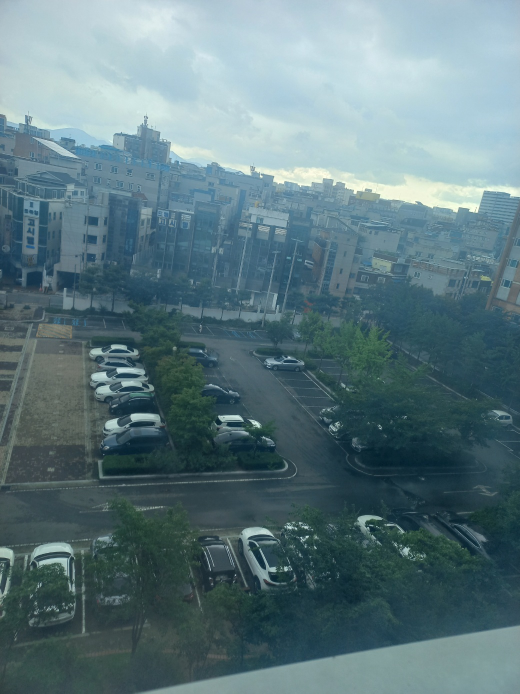
#> input picture image1.jpg, 1040 x 1387 px, given in place of media.smp, which was not available (shown at 1/2 size)
$ python vison.py
#> lines starting #> are read from the running program, lines starting #| are printed output that depends on the picture; after the words box and inside, x2 and y2 are one past the last pixel; in counts of white or black regions, pixels touching at a corner belong together; pictures that were not available may be replaced by others from this repository, and a replacement may not be noted
import cv2
import sys
import numpy as np

url1 = 'rtsp://admin:saloris123!@192.168.0.121/profile2/media.smp'
url2 = 'rtsp://admin:saloris123!@192.168.0.114/profile2/media.smp'
url3 = 'rtsp://admin:saloris123!@192.168.0.106/profile2/media.smp'

cap1 = cv2.VideoCapture(url1)
cap2 = cv2.VideoCapture(url2)
cap3 = cv2.VideoCapture(url3)

orb = cv2.ORB_create()
bf = cv2.BFMatcher(cv2.NORM_HAMMING, crossCheck=True)

while True:
    # Read frame from each camera
    ret1, frame1 = cap1.read()
#> frame1 is the input picture: shape (1387, 1040, 3); mean B, G, R 127.3, 120.8, 94.2
    ret2, frame2 = cap2.read()
    ret3, frame3 = cap3.read()
    timestamp1 = cap1.get(cv2.CAP_PROP_POS_MSEC)
    timestamp2 = cap2.get(cv2.CAP_PROP_POS_MSEC)
    timestamp3 = cap3.get(cv2.CAP_PROP_POS_MSEC)
    frame1 = cv2.resize(frame1, None, fx=0.3, fy=0.3)
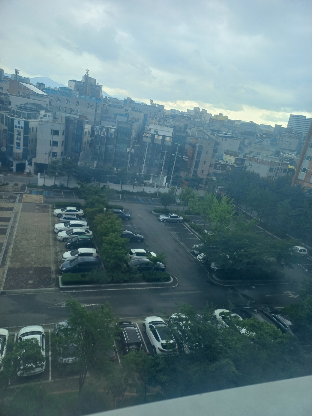
#> frame1: shape (416, 312, 3); mean B, G, R 127.2, 120.8, 94.1
    frame2 = cv2.resize(frame2, None, fx=0.3, fy=0.3)
    frame3 = cv2.resize(frame3, None, fx=0.3, fy=0.3)
    img_size = (frame1.shape[1], frame1.shape[0])
#> img_size = (312, 416)
    if not ret1 or not ret2 or not ret3:  # Check if frames were successfully read
        break
    kp1, des1 = orb.detectAndCompute(frame1, None)
#> kp1 = 461 keypoints; strongest (x, y, size): (133, 250, 31), (151, 324, 31), (71, 223, 31), (80, 248, 31)
    kp2, des2 = orb.detectAndCompute(frame2, None)
#> kp2 has the same summary as kp1

    matches = bf.match(des1,des2)
#> matches = 461 matches

    if len(matches)>10:
        src_pts = np.float32([ kp1[m.queryIdx].pt for m in matches ]).reshape(-1,1,2)
#> src_pts = 461 rows, first 8: [71, 233], [40, 331], [90, 232], [74, 231], [59, 233], [42, 331], [223, 315], [244, 331]
        dst_pts = np.float32([ kp2[m.trainIdx].pt for m in matches ]).reshape(-1,1,2)
#> dst_pts has the same summary as src_pts

        M, mask = cv2.findHomography(src_pts, dst_pts, cv2.RANSAC,5.0)
#> M = [[1, -3.48e-16, 1.24e-13], [-3.99e-16, 1, -4.25e-14], [-1.24e-18, -2.33e-18, 1]]; mask = 461 values from 1 to 1

        h,w = frame1.shape[:2]
#> h = 416; w = 312
        pts = np.float32([ [0,0],[0,h-1],[w-1,h-1],[w-1,0] ]).reshape(-1,1,2)
#> pts = [[0, 0], [0, 415], [311, 415], [311, 0]]
        dst = cv2.perspectiveTransform(pts,M)
#> dst = [[1.24e-13, -4.25e-14], [-2.05e-14, 415], [311, 415], [311, -1.67e-13]]

        frame2 = cv2.polylines(frame2,[np.int32(dst)],True,255,3, cv2.LINE_AA)
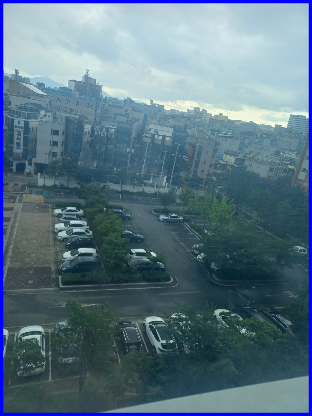
#> frame2: shape (416, 312, 3); 4.44% of pixels changed, all inside (x1, y1, x2, y2) = (0, 0, 312, 416)

        # Transform frame2 using homography matrix M
        frame2_transformed = cv2.warpPerspective(frame2, M, (frame1.shape[1] + frame2.shape[1], frame1.shape[0]))
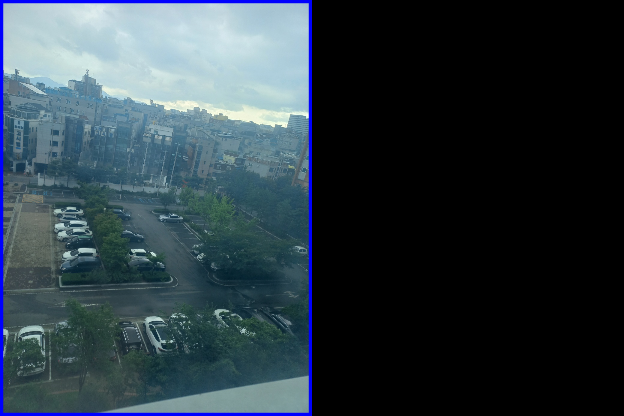
#> frame2_transformed: shape (416, 624, 3); mean B, G, R 65.6, 57.9, 45

        # Now paste them together
        frame2_transformed[0:frame1.shape[0], 0:frame1.shape[1]] = frame1
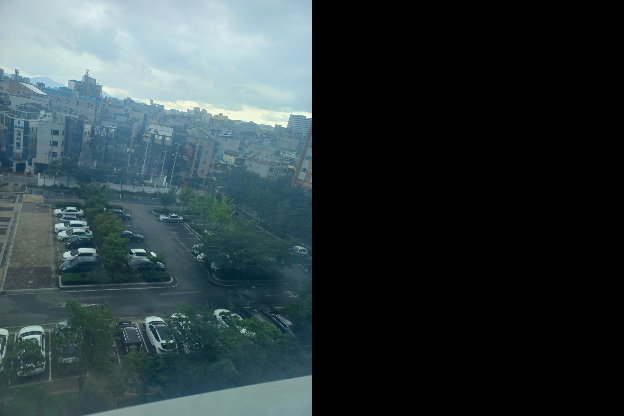
#> frame2_transformed: shape (416, 624, 3); 2.22% of pixels changed, all inside (x1, y1, x2, y2) = (0, 0, 312, 416)
        cv2.imshow('Stitched', frame2_transformed)

        # Draw matches
        matched = cv2.drawMatches(frame1, kp1, frame2_transformed, kp2, matches[:50], None, flags=cv2.DrawMatchesFlags_NOT_DRAW_SINGLE_POINTS)
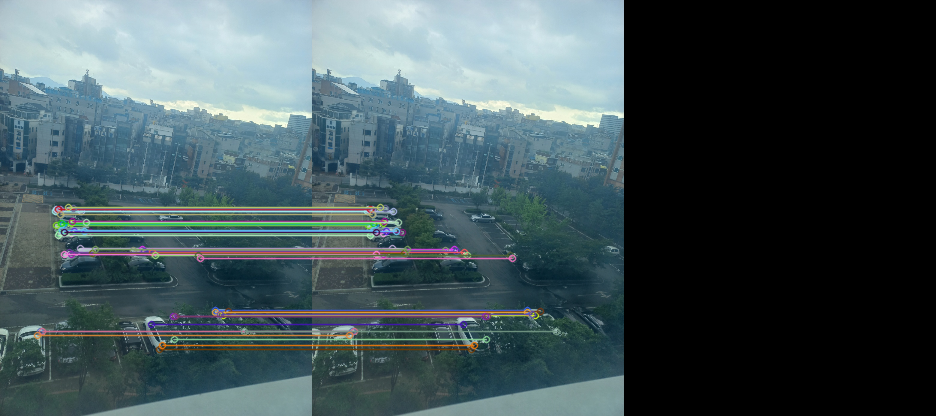
#> matched: shape (416, 936, 3); mean B, G, R 86.3, 82.3, 66.1
        cv2.imshow('Matches', matched)

    else:
        print( "Not enough matches are found - %d/%d" % (len(matches),10))

    cv2.imshow("Camera 1", frame1)
    cv2.imshow("Camera 2", frame2)

    # [23 lines of commented-out code are left out]

    if cv2.waitKey(1) & 0xFF == ord('q'):
#> (key q is pressed here)
        break

cap1.release()
cap2.release()
cap3.release()
cv2.destroyAllWindows()

$ run again, on image2.jpg
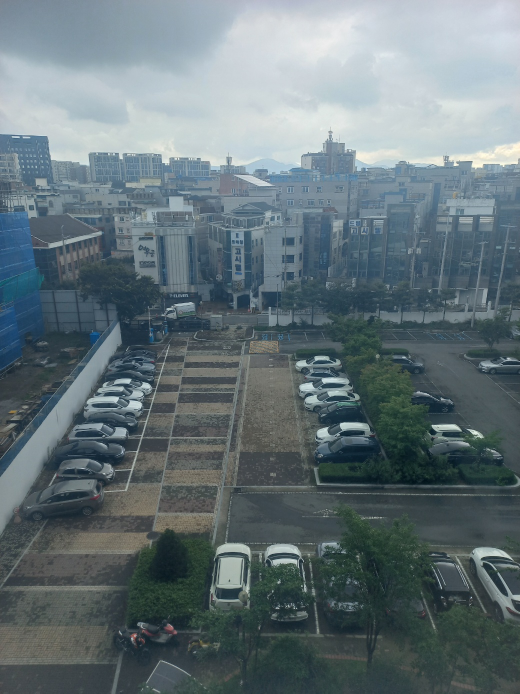
#> input picture image2.jpg, 1040 x 1387 px, given in place of media.smp, which was not available (shown at 1/2 size)
#> frame1 is the input picture: shape (1387, 1040, 3); mean B, G, R 120.2, 115.2, 100.7
#> frame1: shape (416, 312, 3)
#> kp1 = 485 keypoints; strongest (x, y, size): (76, 229, 31), (206, 257, 31), (205, 254, 31), (261, 255, 31)
#> kp2 has the same summary as kp1
#> matches = 485 matches
#> src_pts = 485 rows, first 8: [59, 139], [182, 234], [69, 241], [79, 383], [178, 331], [80, 381], [69, 282], [148, 353]
#> dst_pts has the same summary as src_pts
#> M = [[1, 1.15e-16, -2.16e-14], [-1.13e-16, 1, -1.87e-13], [-7.57e-19, 8.05e-19, 1]]; mask = 485 values from 1 to 1
#> dst = [[-2.16e-14, -1.87e-13], [2.6e-14, 415], [311, 415], [311, -2.22e-13]]
#> frame2: shape (416, 312, 3); mean B, G, R 124.8, 111, 96.9
#> `frame2_transformed[0:frame1.shape[0], 0:frame1.shape[1]] = frame1`:
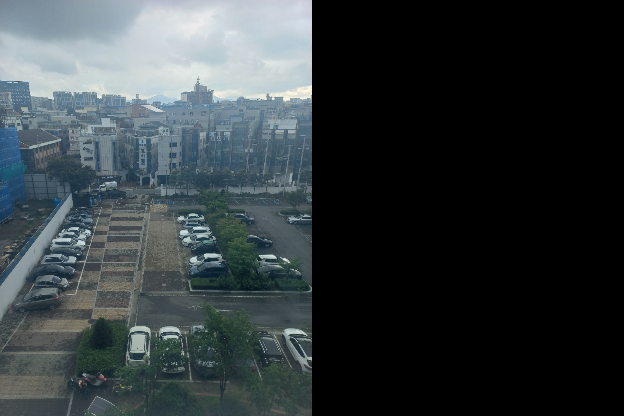
#> frame2_transformed: shape (416, 624, 3); mean B, G, R 60, 57.6, 50.3
#> `matched = cv2.drawMatches(frame1, kp1, frame2_transformed, kp2, matche..`:
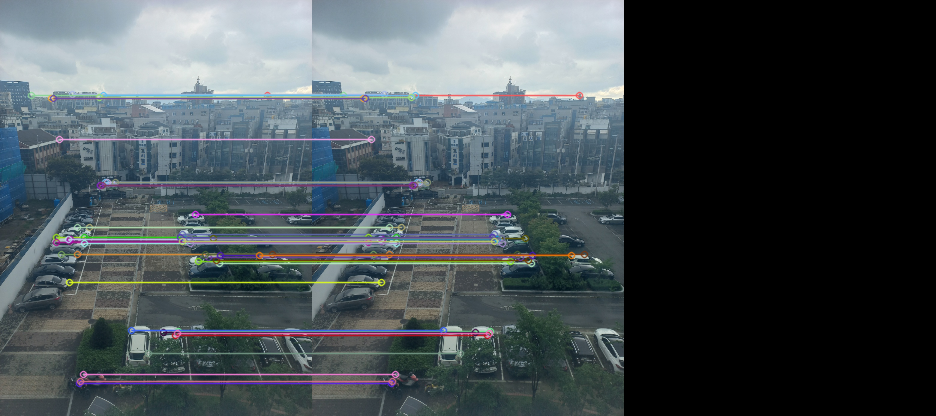
#> matched: shape (416, 936, 3); mean B, G, R 81.5, 77.7, 69.6
